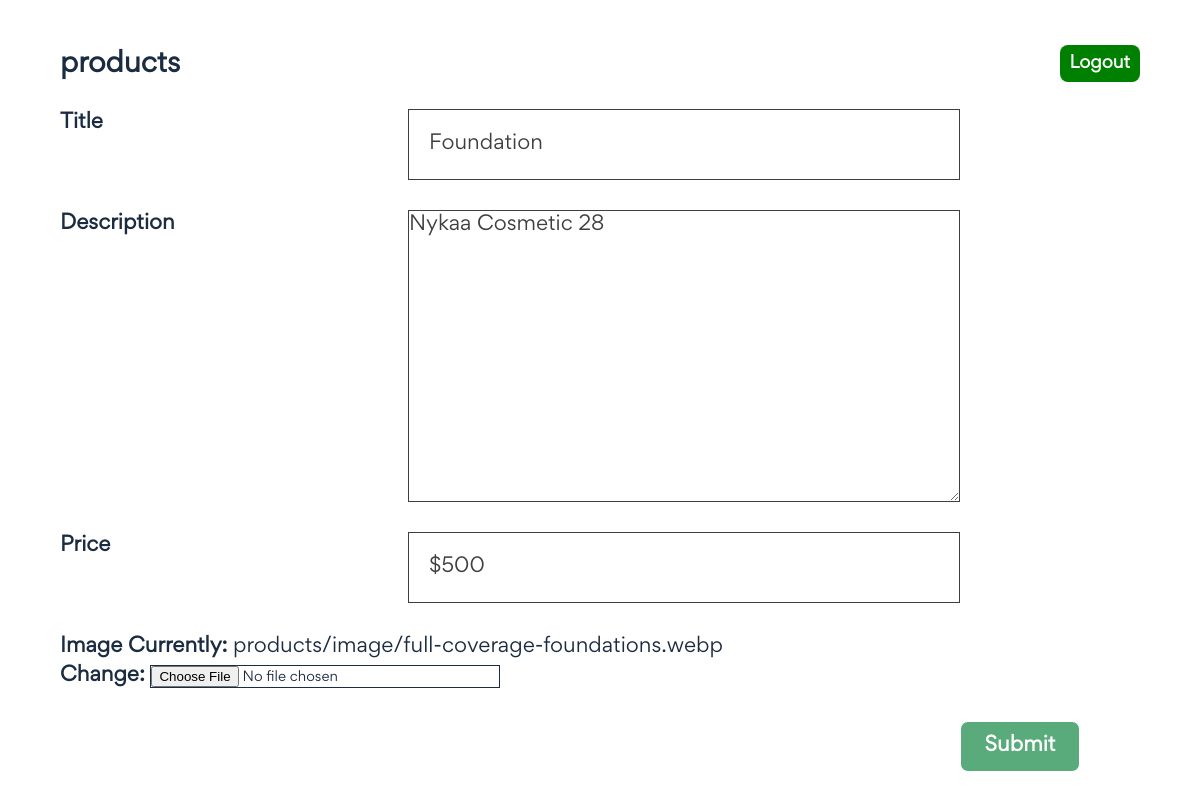
/edit/8/ (signed in), run on the app's committed database.
### web/models.py (models this page shows, shortened)
class Product(models.Model):
    image = models.ImageField(upload_to="products/image")
    title = models.CharField(max_length=255)
    categories = models.ManyToManyField("web.category")
    description = models.TextField()
    price = models.CharField(max_length=255)
    is_deleted = models.BooleanField(default = False)
    is_edit = models.BooleanField(default = False)

### web/views.py (the view)
# urls.py: path('edit/<int:id>/',views.edit_product,name="edit_product"),
@login_required(login_url="/users/login/")
def edit_product(request,id):
    instance = get_object_or_404(Product,id=id)
    if request.method == 'POST':
        form = ProductForm(request.POST,request.FILES,instance=instance)
        if form.is_valid():
            instance = form.save(commit=False)
            instance.save()
            return HttpResponseRedirect(reverse('web:index'))
    else:
        form = ProductForm(instance=instance)
    return render(request, 'web/create.html', {'form': form})

### web/forms.py
class ProductForm(forms.ModelForm):
    class Meta:
        model = Product
        fields = ['title','price', 'description', 'image']

### templates/web/create.html (shortened to what this page needs)
<!DOCTYPE html>
<html lang="en">
    <head>
        {% load static %}
        <link
            rel="stylesheet"
            href="{% static 'css/style.css' %}" type="text/css"
        />
    </head>
    <body>
        <section id="edit-post-home">
            <header>
                <section class="wrapper">
                    <div class="left">
                        <a href="./index.html">
                            <h1>products</h1>
                         </a>
                    </div>
                        <h1 class="right">
                           {% if request.user.is_authenticated %}
                            <a href="{% url 'users:logout' %}">Logout</a>
                            {% else %}
                             <a href="{% url 'users:login' %}">Login</a>
                            {% endif %}
                        </h1>
                </section>
            </header>
                <section class="spotlight">
                    <form action="" method="post" enctype="multipart/form-data" class="redirect">
                            <div class="form-field">
                                <label for="{{form.title.id_for_label}}" class="subhead" >
                                    {{form.title.label}}
                                </label>
                                {{form.title}}
                            </div>
                            <div class="form-field">
                                <label  for="{{form.description.id_for_label}}"class="subhead">
                                    {{form.description.label}}
                                </label>
                                {{form.description}}
                            </div>
                            <div class="form-field">
                                <label class="subhead" for="{{form.price.id_label_for_label}}">
                                    {{form.price.label}}
                                </label>
                                {{form.price}}
                            </div>
                            <div class="form-field">
                                <label for="{{form_image.id_for_label}}" class="subhead" >
                                    {{form.image.label}}
                                    {{form.image}}
                                </label>
                            </div>
                            <div class="form-field">
                                <input type="submit" value="Submit" />
                            </div>
                    </form>
                </section>
            </section>
    </body>
    </html>

### static/css/style.css (style rules this page uses)
* { margin: 0; padding: 0; border: 0; vertical-align: baseline; background: transparent; font-weight: normal; text-decoration: none; outline: none; -webkit-box-sizing: border-box; -moz-box-sizing: border-box; box-sizing: border-box; font-family: "Gordita Regular"; }
body { font-size: 17px; color: #1c2c40; overflow-x: hidden; min-width: 320px; font-weight: 400; }
input, textarea, select { font-weight: 400; border: 1px solid; }
a { color: #1c2c40; }
.wrapper { width: 90%; margin: 0 auto; max-width: 1500px; }
header section.wrapper { display: flex; justify-content: space-between; margin-top: 11px; align-items: center; }
header section.wrapper div.left h1 { font-size: 27px; font-weight: 900; }
header section.wrapper h1.right { margin-left: 70%; margin-top: -6px; }
header section.wrapper h1.right a { background-color: green; padding: 10px; font-size: 17px; font-weight: 900; color: #fff; text-align: center; border-radius: 8px; }
#edit-post-home { padding: 3% 0 5%; position: relative; }
.spotlight { margin-top: 2%; }
#edit-post-home form div.form-field { margin-bottom: 30px; display: flex; justify-content: space-between; }
.spotlight form div.form-field label.subhead { font-size: 20px; font-weight: 900; margin-left: 5%; }
.spotlight form div.form-field input[type="text"] { font-size: 20px; color: #3f3f3f; font-weight: 700; font-weight: 400; border: 1px solid; width: 46%; margin-right: 20%; padding: 20px; }
.spotlight form div.form-field textarea { font-size: 20px; color: #3f3f3f; font-weight: 700; font-weight: 400; border: 1px solid; width: 46%; margin-right: 20%; }
.spotlight form input[type="submit"] { background-color: #5aab7b; width: 10%; padding: 10px; font-size: 20px; font-weight: 900; color: #fff; text-align: center; border-radius: 8px; cursor: pointer; margin-left: 80%; }

### data on the page
Product: title "Foundation", description "Nykaa Cosmetic 28", price "$500"
